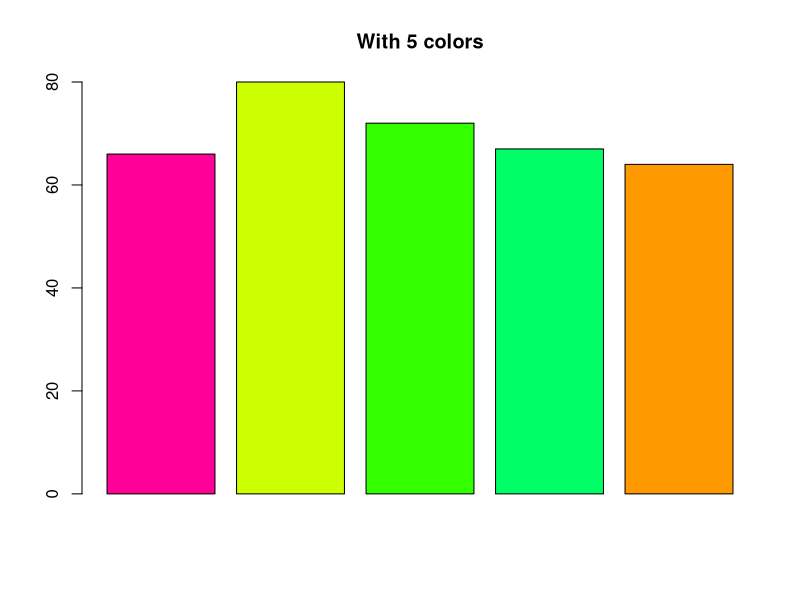
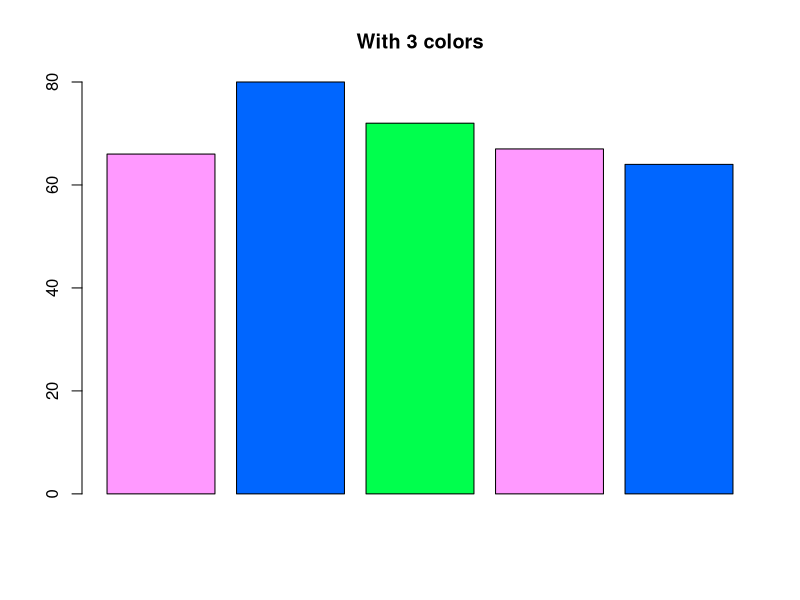
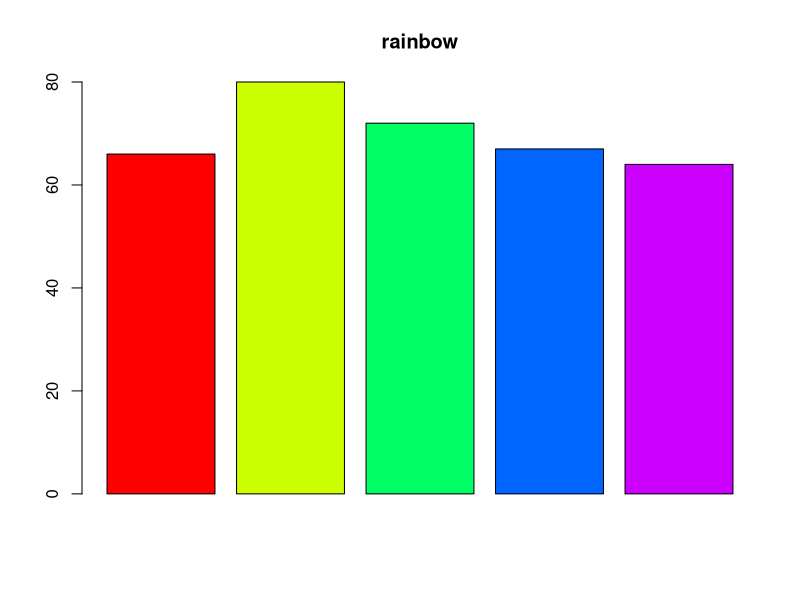
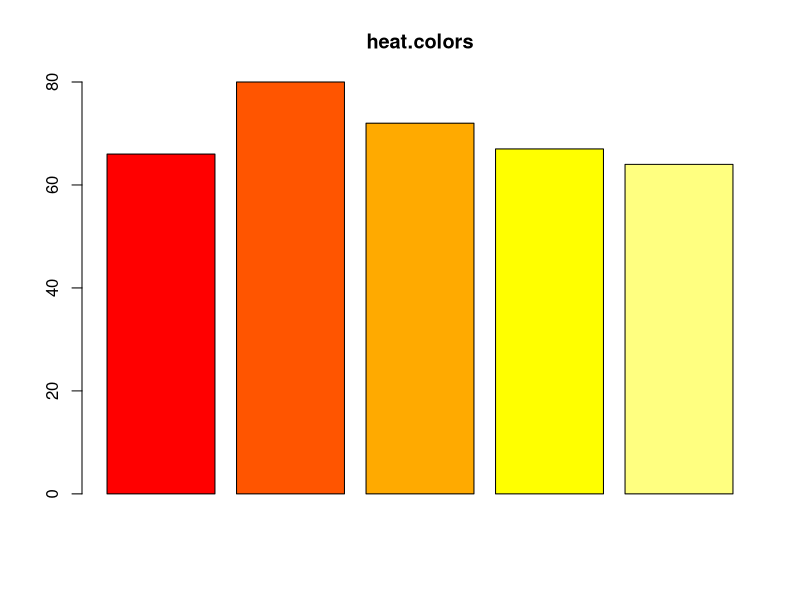
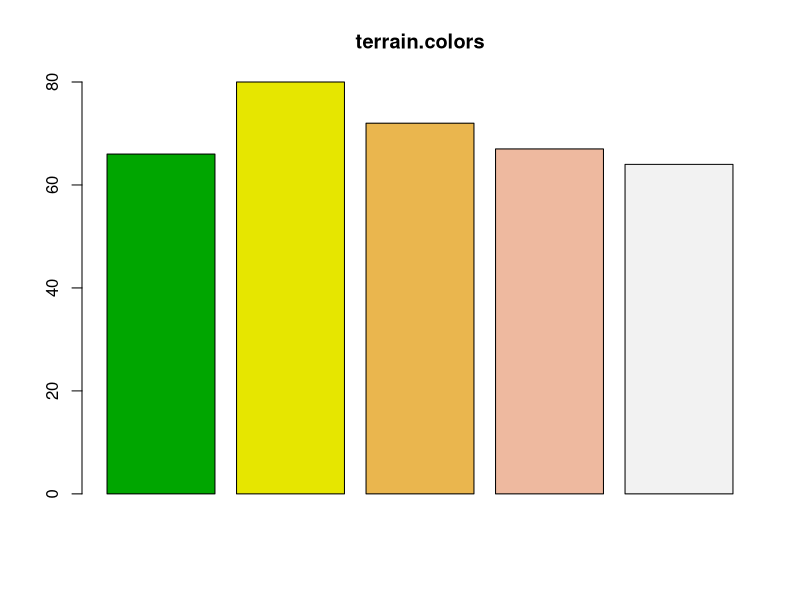
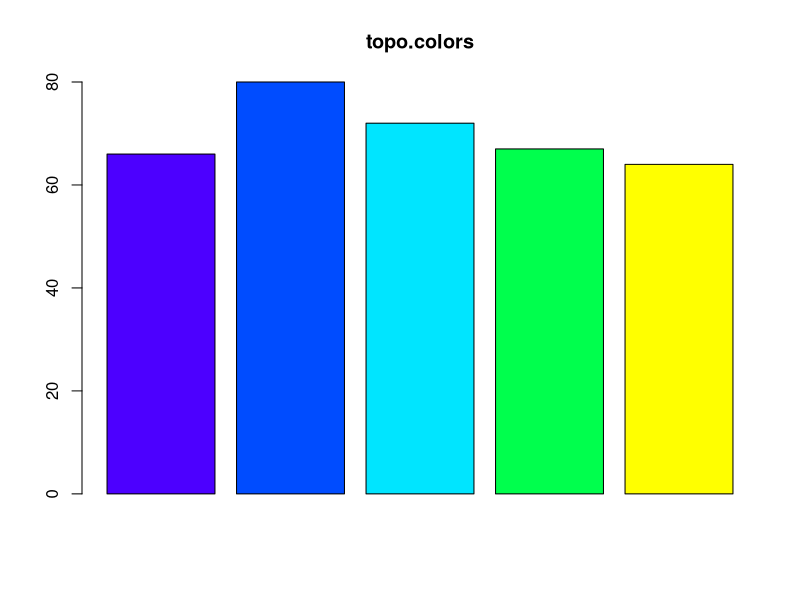
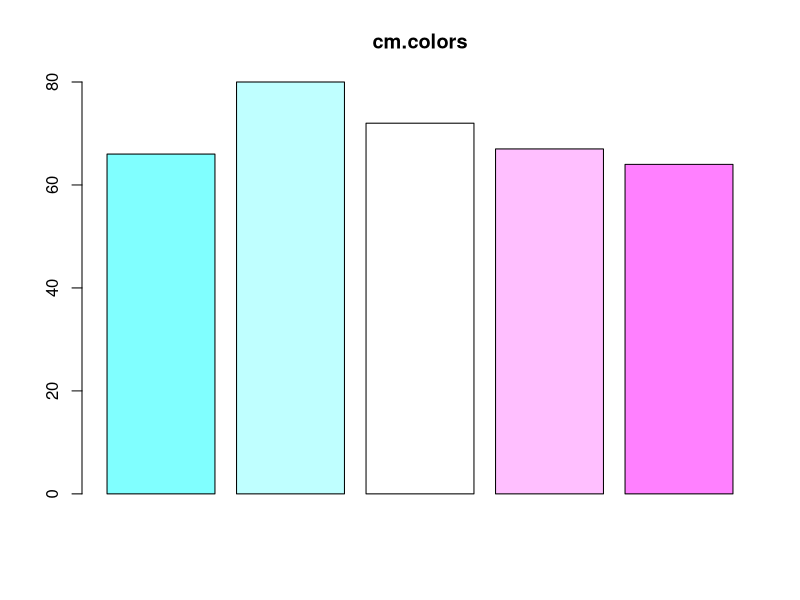

Write the R code that produced these figures, in order.

temp<-airquality$Temp

marks<-c(66,80,72,67,64)

barplot(marks, col=c("#FF0099","#CCFF00","#33FF00",
                    "#00FF66","#FF9900"), main="With 5 colors")
barplot(marks, col=c("#FF99FF","#0066FF","#00FF4D"), main="With 3 colors")

barplot(marks, col=rainbow(5), main="rainbow")
barplot(marks, col=heat.colors(5), main="heat.colors")
barplot(marks, col=terrain.colors(5), main="terrain.colors")
barplot(marks, col=topo.colors(5), main="topo.colors")
barplot(marks, col=cm.colors(5), main="cm.colors")
